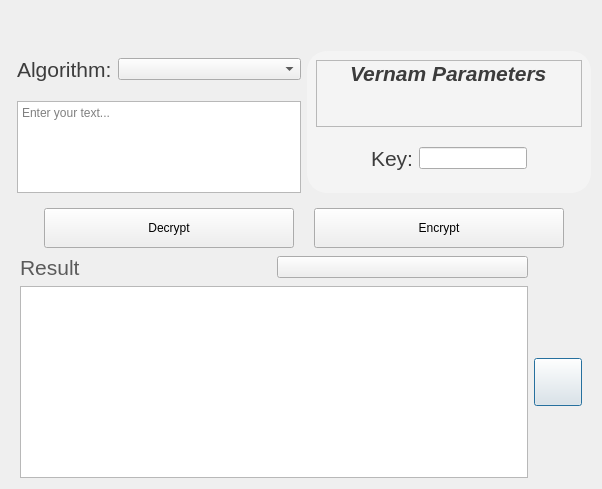
<?xml version="1.0" encoding="UTF-8"?>
<ui version="4.0">
 <class>DialogMain</class>
 <widget class="QDialog" name="DialogMain">
  <property name="geometry">
   <rect>
    <x>0</x>
    <y>0</y>
    <width>602</width>
    <height>489</height>
   </rect>
  </property>
  <property name="windowTitle">
   <string>NextCrypt | Emre Demircan @github/emrecpp</string>
  </property>
  <property name="windowIcon">
   <iconset resource="img/images.qrc">
    <normaloff>:/img/logo.png</normaloff>:/img/logo.png</iconset>
  </property>
  <property name="styleSheet">
   <string notr="true">
QTextEdit{
	font-size:16pt
}
QLabel{
font-size:16pt;
color:rgb(60,60,60)
}

#lblTitle_caesar, #lblTitle_vigenere, #lblTitle_vernam {
font-weight:600;
font-style:italic
}</string>
  </property>
  <layout class="QGridLayout" name="gridLayout_3">
   <property name="topMargin">
    <number>45</number>
   </property>
   <item row="1" column="2">
    <widget class="QStackedWidget" name="stackCipherParameters">
     <property name="sizePolicy">
      <sizepolicy hsizetype="Minimum" vsizetype="Preferred">
       <horstretch>0</horstretch>
       <verstretch>0</verstretch>
      </sizepolicy>
     </property>
     <property name="styleSheet">
      <string notr="true">#stackCipherParameters {
background-color:#f4f4f4;
border-radius:20px;
}</string>
     </property>
     <property name="currentIndex">
      <number>2</number>
     </property>
     <widget class="QWidget" name="page_parameters_caesar">
      <layout class="QGridLayout" name="gridLayout_5">
       <property name="spacing">
        <number>10</number>
       </property>
       <item row="2" column="2">
        <spacer name="verticalSpacer_4">
         <property name="orientation">
          <enum>Qt::Vertical</enum>
         </property>
         <property name="sizeHint" stdset="0">
          <size>
           <width>20</width>
           <height>40</height>
          </size>
         </property>
        </spacer>
       </item>
       <item row="4" column="2">
        <spacer name="verticalSpacer">
         <property name="orientation">
          <enum>Qt::Vertical</enum>
         </property>
         <property name="sizeHint" stdset="0">
          <size>
           <width>20</width>
           <height>40</height>
          </size>
         </property>
        </spacer>
       </item>
       <item row="0" column="0" rowspan="2" colspan="6">
        <widget class="QFrame" name="frame_2">
         <property name="sizePolicy">
          <sizepolicy hsizetype="Expanding" vsizetype="Fixed">
           <horstretch>0</horstretch>
           <verstretch>0</verstretch>
          </sizepolicy>
         </property>
         <property name="minimumSize">
          <size>
           <width>0</width>
           <height>50</height>
          </size>
         </property>
         <property name="frameShape">
          <enum>QFrame::StyledPanel</enum>
         </property>
         <property name="frameShadow">
          <enum>QFrame::Raised</enum>
         </property>
         <layout class="QGridLayout" name="gridLayout_8">
          <property name="leftMargin">
           <number>0</number>
          </property>
          <property name="topMargin">
           <number>0</number>
          </property>
          <property name="rightMargin">
           <number>0</number>
          </property>
          <property name="bottomMargin">
           <number>0</number>
          </property>
          <item row="0" column="0">
           <widget class="QLabel" name="lblTitle_caesar">
            <property name="sizePolicy">
             <sizepolicy hsizetype="Fixed" vsizetype="Fixed">
              <horstretch>0</horstretch>
              <verstretch>0</verstretch>
             </sizepolicy>
            </property>
            <property name="styleSheet">
             <string notr="true"/>
            </property>
            <property name="text">
             <string>Caesar Parameters</string>
            </property>
            <property name="alignment">
             <set>Qt::AlignLeading|Qt::AlignLeft|Qt::AlignTop</set>
            </property>
           </widget>
          </item>
          <item row="1" column="0">
           <spacer name="verticalSpacer_6">
            <property name="orientation">
             <enum>Qt::Vertical</enum>
            </property>
            <property name="sizeHint" stdset="0">
             <size>
              <width>20</width>
              <height>40</height>
             </size>
            </property>
           </spacer>
          </item>
         </layout>
        </widget>
       </item>
       <item row="3" column="1">
        <spacer name="horizontalSpacer_3">
         <property name="orientation">
          <enum>Qt::Horizontal</enum>
         </property>
         <property name="sizeHint" stdset="0">
          <size>
           <width>40</width>
           <height>20</height>
          </size>
         </property>
        </spacer>
       </item>
       <item row="3" column="5">
        <spacer name="horizontalSpacer_4">
         <property name="orientation">
          <enum>Qt::Horizontal</enum>
         </property>
         <property name="sizeHint" stdset="0">
          <size>
           <width>40</width>
           <height>20</height>
          </size>
         </property>
        </spacer>
       </item>
       <item row="3" column="2">
        <widget class="QLabel" name="label_2">
         <property name="text">
          <string>Key:</string>
         </property>
         <property name="alignment">
          <set>Qt::AlignCenter</set>
         </property>
        </widget>
       </item>
       <item row="3" column="3">
        <widget class="SpinBox" name="parameters_caesar_key">
         <property name="value">
          <number>1</number>
         </property>
        </widget>
       </item>
      </layout>
     </widget>
     <widget class="QWidget" name="page_parameters_vigenere">
      <layout class="QGridLayout" name="gridLayout_6">
       <property name="spacing">
        <number>10</number>
       </property>
       <item row="3" column="2">
        <widget class="LineEdit" name="txt_parameters_vigenere_key"/>
       </item>
       <item row="3" column="0">
        <spacer name="horizontalSpacer">
         <property name="orientation">
          <enum>Qt::Horizontal</enum>
         </property>
         <property name="sizeHint" stdset="0">
          <size>
           <width>40</width>
           <height>20</height>
          </size>
         </property>
        </spacer>
       </item>
       <item row="0" column="0" colspan="4">
        <widget class="QFrame" name="frame">
         <property name="sizePolicy">
          <sizepolicy hsizetype="Expanding" vsizetype="Fixed">
           <horstretch>0</horstretch>
           <verstretch>0</verstretch>
          </sizepolicy>
         </property>
         <property name="minimumSize">
          <size>
           <width>0</width>
           <height>50</height>
          </size>
         </property>
         <property name="frameShape">
          <enum>QFrame::StyledPanel</enum>
         </property>
         <property name="frameShadow">
          <enum>QFrame::Raised</enum>
         </property>
         <layout class="QGridLayout" name="gridLayout_7">
          <property name="leftMargin">
           <number>0</number>
          </property>
          <property name="topMargin">
           <number>0</number>
          </property>
          <property name="rightMargin">
           <number>0</number>
          </property>
          <property name="bottomMargin">
           <number>0</number>
          </property>
          <item row="0" column="0">
           <widget class="QLabel" name="lblTitle_vigenere">
            <property name="sizePolicy">
             <sizepolicy hsizetype="Fixed" vsizetype="Fixed">
              <horstretch>0</horstretch>
              <verstretch>0</verstretch>
             </sizepolicy>
            </property>
            <property name="styleSheet">
             <string notr="true"/>
            </property>
            <property name="text">
             <string>Vigenere Parameters</string>
            </property>
            <property name="alignment">
             <set>Qt::AlignLeading|Qt::AlignLeft|Qt::AlignTop</set>
            </property>
           </widget>
          </item>
          <item row="1" column="0">
           <spacer name="verticalSpacer_5">
            <property name="orientation">
             <enum>Qt::Vertical</enum>
            </property>
            <property name="sizeHint" stdset="0">
             <size>
              <width>20</width>
              <height>40</height>
             </size>
            </property>
           </spacer>
          </item>
         </layout>
        </widget>
       </item>
       <item row="3" column="1">
        <widget class="QLabel" name="label_3">
         <property name="text">
          <string>Key:</string>
         </property>
         <property name="alignment">
          <set>Qt::AlignCenter</set>
         </property>
        </widget>
       </item>
       <item row="4" column="1">
        <spacer name="verticalSpacer_2">
         <property name="orientation">
          <enum>Qt::Vertical</enum>
         </property>
         <property name="sizeHint" stdset="0">
          <size>
           <width>20</width>
           <height>40</height>
          </size>
         </property>
        </spacer>
       </item>
       <item row="1" column="1">
        <spacer name="verticalSpacer_3">
         <property name="orientation">
          <enum>Qt::Vertical</enum>
         </property>
         <property name="sizeHint" stdset="0">
          <size>
           <width>20</width>
           <height>40</height>
          </size>
         </property>
        </spacer>
       </item>
       <item row="3" column="3">
        <spacer name="horizontalSpacer_2">
         <property name="orientation">
          <enum>Qt::Horizontal</enum>
         </property>
         <property name="sizeHint" stdset="0">
          <size>
           <width>40</width>
           <height>20</height>
          </size>
         </property>
        </spacer>
       </item>
      </layout>
     </widget>
     <widget class="QWidget" name="page_parameters_vernam">
      <layout class="QGridLayout" name="gridLayout_11">
       <item row="0" column="0" colspan="4">
        <widget class="QFrame" name="frame_3">
         <property name="sizePolicy">
          <sizepolicy hsizetype="Expanding" vsizetype="Fixed">
           <horstretch>0</horstretch>
           <verstretch>0</verstretch>
          </sizepolicy>
         </property>
         <property name="minimumSize">
          <size>
           <width>0</width>
           <height>50</height>
          </size>
         </property>
         <property name="frameShape">
          <enum>QFrame::StyledPanel</enum>
         </property>
         <property name="frameShadow">
          <enum>QFrame::Raised</enum>
         </property>
         <layout class="QGridLayout" name="gridLayout_10">
          <property name="leftMargin">
           <number>0</number>
          </property>
          <property name="topMargin">
           <number>0</number>
          </property>
          <property name="rightMargin">
           <number>0</number>
          </property>
          <property name="bottomMargin">
           <number>0</number>
          </property>
          <item row="0" column="0">
           <widget class="QLabel" name="lblTitle_vernam">
            <property name="sizePolicy">
             <sizepolicy hsizetype="Fixed" vsizetype="Fixed">
              <horstretch>0</horstretch>
              <verstretch>0</verstretch>
             </sizepolicy>
            </property>
            <property name="styleSheet">
             <string notr="true"/>
            </property>
            <property name="text">
             <string>Vernam Parameters</string>
            </property>
            <property name="alignment">
             <set>Qt::AlignLeading|Qt::AlignLeft|Qt::AlignTop</set>
            </property>
           </widget>
          </item>
          <item row="1" column="0">
           <spacer name="verticalSpacer_8">
            <property name="orientation">
             <enum>Qt::Vertical</enum>
            </property>
            <property name="sizeHint" stdset="0">
             <size>
              <width>20</width>
              <height>40</height>
             </size>
            </property>
           </spacer>
          </item>
         </layout>
        </widget>
       </item>
       <item row="1" column="1">
        <spacer name="verticalSpacer_7">
         <property name="orientation">
          <enum>Qt::Vertical</enum>
         </property>
         <property name="sizeHint" stdset="0">
          <size>
           <width>20</width>
           <height>0</height>
          </size>
         </property>
        </spacer>
       </item>
       <item row="2" column="0">
        <spacer name="horizontalSpacer_8">
         <property name="orientation">
          <enum>Qt::Horizontal</enum>
         </property>
         <property name="sizeHint" stdset="0">
          <size>
           <width>43</width>
           <height>20</height>
          </size>
         </property>
        </spacer>
       </item>
       <item row="2" column="1">
        <widget class="QLabel" name="label_4">
         <property name="text">
          <string>Key:</string>
         </property>
         <property name="alignment">
          <set>Qt::AlignCenter</set>
         </property>
        </widget>
       </item>
       <item row="2" column="2">
        <widget class="LineEdit" name="txt_parameters_vernam_key"/>
       </item>
       <item row="2" column="3">
        <spacer name="horizontalSpacer_7">
         <property name="orientation">
          <enum>Qt::Horizontal</enum>
         </property>
         <property name="sizeHint" stdset="0">
          <size>
           <width>43</width>
           <height>20</height>
          </size>
         </property>
        </spacer>
       </item>
       <item row="3" column="1">
        <spacer name="verticalSpacer_9">
         <property name="orientation">
          <enum>Qt::Vertical</enum>
         </property>
         <property name="sizeHint" stdset="0">
          <size>
           <width>20</width>
           <height>0</height>
          </size>
         </property>
        </spacer>
       </item>
      </layout>
     </widget>
    </widget>
   </item>
   <item row="0" column="1" rowspan="2">
    <widget class="QWidget" name="widget" native="true">
     <layout class="QGridLayout" name="gridLayout">
      <property name="leftMargin">
       <number>0</number>
      </property>
      <property name="topMargin">
       <number>0</number>
      </property>
      <property name="rightMargin">
       <number>0</number>
      </property>
      <property name="bottomMargin">
       <number>0</number>
      </property>
      <property name="spacing">
       <number>6</number>
      </property>
      <item row="2" column="0">
       <widget class="TextEdit" name="txtCipherInput">
        <property name="placeholderText">
         <string>Enter your text...</string>
        </property>
       </widget>
      </item>
      <item row="0" column="0">
       <widget class="QWidget" name="widget_2" native="true">
        <property name="minimumSize">
         <size>
          <width>0</width>
          <height>50</height>
         </size>
        </property>
        <layout class="QGridLayout" name="gridLayout_9">
         <property name="leftMargin">
          <number>0</number>
         </property>
         <property name="topMargin">
          <number>0</number>
         </property>
         <property name="rightMargin">
          <number>0</number>
         </property>
         <property name="bottomMargin">
          <number>0</number>
         </property>
         <item row="0" column="0">
          <widget class="QLabel" name="label">
           <property name="sizePolicy">
            <sizepolicy hsizetype="Fixed" vsizetype="Preferred">
             <horstretch>0</horstretch>
             <verstretch>0</verstretch>
            </sizepolicy>
           </property>
           <property name="text">
            <string>Algorithm:</string>
           </property>
          </widget>
         </item>
         <item row="0" column="1">
          <widget class="ComboBox" name="cmbAlgorithm">
           <property name="iconSize">
            <size>
             <width>32</width>
             <height>32</height>
            </size>
           </property>
          </widget>
         </item>
        </layout>
       </widget>
      </item>
     </layout>
    </widget>
   </item>
   <item row="3" column="0" colspan="3">
    <widget class="QWidget" name="widCipherOutput" native="true">
     <property name="sizePolicy">
      <sizepolicy hsizetype="Preferred" vsizetype="Minimum">
       <horstretch>0</horstretch>
       <verstretch>0</verstretch>
      </sizepolicy>
     </property>
     <property name="minimumSize">
      <size>
       <width>0</width>
       <height>0</height>
      </size>
     </property>
     <layout class="QGridLayout" name="gridLayout_2">
      <property name="leftMargin">
       <number>9</number>
      </property>
      <property name="topMargin">
       <number>0</number>
      </property>
      <property name="rightMargin">
       <number>9</number>
      </property>
      <property name="bottomMargin">
       <number>0</number>
      </property>
      <item row="1" column="0">
       <widget class="QLabel" name="lblResultTitle">
        <property name="styleSheet">
         <string notr="true">font-size:16pt;
color:rgb(90, 90, 90)</string>
        </property>
        <property name="text">
         <string>Result</string>
        </property>
       </widget>
      </item>
      <item row="2" column="0" colspan="2">
       <widget class="TextEdit" name="txtCipherOutput">
        <property name="readOnly">
         <bool>true</bool>
        </property>
       </widget>
      </item>
      <item row="2" column="2">
       <widget class="ToolButton" name="btnCopyResult">
        <property name="minimumSize">
         <size>
          <width>0</width>
          <height>48</height>
         </size>
        </property>
        <property name="maximumSize">
         <size>
          <width>48</width>
          <height>48</height>
         </size>
        </property>
        <property name="cursor">
         <cursorShape>PointingHandCursor</cursorShape>
        </property>
        <property name="toolTip">
         <string>Copy the result</string>
        </property>
        <property name="text">
         <string/>
        </property>
        <property name="icon">
         <iconset resource="img/images.qrc">
          <normaloff>:/img/copy.png</normaloff>:/img/copy.png</iconset>
        </property>
        <property name="iconSize">
         <size>
          <width>24</width>
          <height>24</height>
         </size>
        </property>
       </widget>
      </item>
      <item row="1" column="1">
       <widget class="ToolButton" name="btnReplaceInputOutput">
        <property name="cursor">
         <cursorShape>PointingHandCursor</cursorShape>
        </property>
        <property name="toolTip">
         <string>Swap the input and output</string>
        </property>
        <property name="text">
         <string/>
        </property>
        <property name="icon">
         <iconset resource="img/images.qrc">
          <normaloff>:/img/replace.png</normaloff>:/img/replace.png</iconset>
        </property>
        <property name="iconSize">
         <size>
          <width>24</width>
          <height>24</height>
         </size>
        </property>
       </widget>
      </item>
     </layout>
    </widget>
   </item>
   <item row="2" column="1" colspan="2">
    <widget class="QWidget" name="widget_3" native="true">
     <property name="minimumSize">
      <size>
       <width>0</width>
       <height>50</height>
      </size>
     </property>
     <layout class="QGridLayout" name="gridLayout_4">
      <property name="horizontalSpacing">
       <number>20</number>
      </property>
      <item row="0" column="1">
       <widget class="PushButton" name="btnDecrypt">
        <property name="minimumSize">
         <size>
          <width>250</width>
          <height>40</height>
         </size>
        </property>
        <property name="cursor">
         <cursorShape>PointingHandCursor</cursorShape>
        </property>
        <property name="text">
         <string>Decrypt</string>
        </property>
        <property name="icon">
         <iconset resource="img/images.qrc">
          <normaloff>:/img/text.png</normaloff>:/img/text.png</iconset>
        </property>
        <property name="iconSize">
         <size>
          <width>24</width>
          <height>24</height>
         </size>
        </property>
       </widget>
      </item>
      <item row="0" column="3">
       <spacer name="horizontalSpacer_6">
        <property name="orientation">
         <enum>Qt::Horizontal</enum>
        </property>
        <property name="sizeHint" stdset="0">
         <size>
          <width>40</width>
          <height>20</height>
         </size>
        </property>
       </spacer>
      </item>
      <item row="0" column="0">
       <spacer name="horizontalSpacer_5">
        <property name="orientation">
         <enum>Qt::Horizontal</enum>
        </property>
        <property name="sizeHint" stdset="0">
         <size>
          <width>40</width>
          <height>20</height>
         </size>
        </property>
       </spacer>
      </item>
      <item row="0" column="2">
       <widget class="PushButton" name="btnEncrpyt">
        <property name="minimumSize">
         <size>
          <width>250</width>
          <height>40</height>
         </size>
        </property>
        <property name="cursor">
         <cursorShape>PointingHandCursor</cursorShape>
        </property>
        <property name="text">
         <string>Encrypt</string>
        </property>
        <property name="icon">
         <iconset resource="img/images.qrc">
          <normaloff>:/img/cipher.png</normaloff>:/img/cipher.png</iconset>
        </property>
        <property name="iconSize">
         <size>
          <width>24</width>
          <height>24</height>
         </size>
        </property>
       </widget>
      </item>
     </layout>
    </widget>
   </item>
  </layout>
 </widget>
 <customwidgets>
  <customwidget>
   <class>ComboBox</class>
   <extends>QComboBox</extends>
   <header>qfluentwidgets</header>
  </customwidget>
  <customwidget>
   <class>TextEdit</class>
   <extends>QPlainTextEdit</extends>
   <header>qfluentwidgets</header>
  </customwidget>
  <customwidget>
   <class>PushButton</class>
   <extends>QPushButton</extends>
   <header>qfluentwidgets</header>
  </customwidget>
  <customwidget>
   <class>ToolButton</class>
   <extends>QPushButton</extends>
   <header>qfluentwidgets</header>
  </customwidget>
  <customwidget>
   <class>SpinBox</class>
   <extends>QSpinBox</extends>
   <header>qfluentwidgets</header>
  </customwidget>
  <customwidget>
   <class>LineEdit</class>
   <extends>QLineEdit</extends>
   <header>qfluentwidgets</header>
  </customwidget>
 </customwidgets>
 <resources>
  <include location="img/images.qrc"/>
  <include location="../../../iProConnect/Server/ServerGUI/Ui/img/images.qrc"/>
 </resources>
 <connections/>
</ui>
